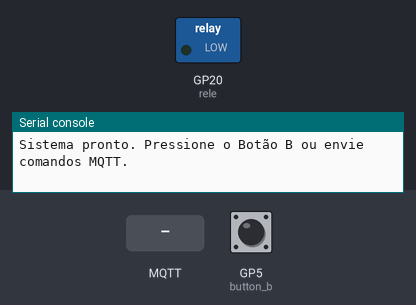
A program run on a simulated Raspberry Pi Pico running MicroPython. Parts: switched loads named in the program (green lamp = pin HIGH), the last lines printed to the serial console. Dashed ring = blinking. The inputs (shaded band) are chosen by the test bench; at power-on: GP5 (button_b) HIGH. WiFi joins after 1.5 s; no MQTT or app messages arrive unless stated.

Above: at 3.3 s.
3.4 s: GP5 (button_b) pulled LOW for 1 s
At 3.55 s:
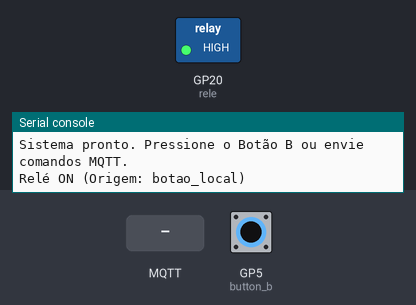
5.9 s: MQTT message "ON" arrives on the first subscribed topic
At 6.4 s:
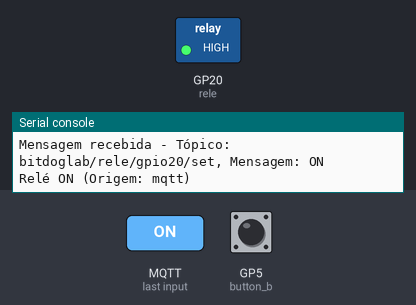
7.4 s: MQTT message "OFF" arrives on the first subscribed topic
At 8.6 s:
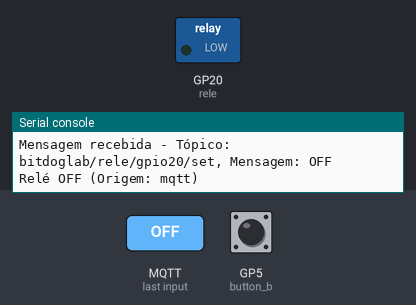
8.9 s: GP5 (button_b) pulled LOW for 0.15 s
At 9.9 s:
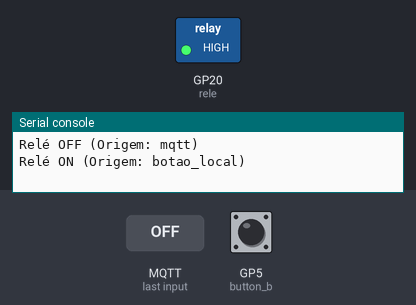
10.5 s: GP5 (button_b) pulled LOW for 3.2 s
At 10.92 s:
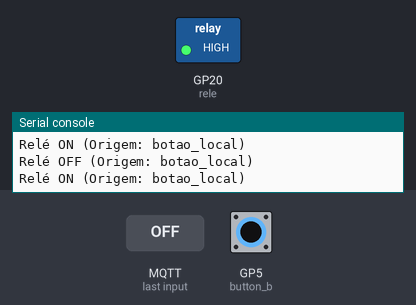
15.2 s: MQTT message "TOGGLE" arrives on the first subscribed topic
At 16.6 s:
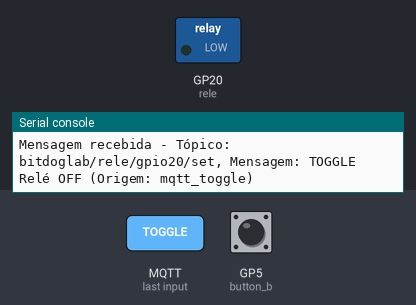
Timing chart, 0 to 17.7 s (numbered marks = the images above; inputs shaded):
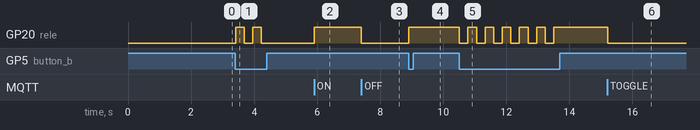

The program:

main.py
```python
# rele_mqtt_botao_b.py - Controle de Relé com Botão B e MQTT na BitDogLab

from machine import Pin
from umqtt.simple import MQTTClient
import network
import time
import json # Embora não estritamente necessário para comandos ON/OFF simples, pode ser útil para estados futuros

# --- Configurações do Usuário ---
WIFI_SSID = "SEU_NOME_DE_REDE_WIFI"
WIFI_PASSWORD = "SUA_SENHA_WIFI"

# Configurações do Broker MQTT
MQTT_BROKER = "ENDERECO_DO_SEU_BROKER_MQTT"  # Ex: "192.168.1.100" ou "test.mosquitto.org"
MQTT_PORT = 1883
MQTT_USER = "SEU_USUARIO_MQTT"  # Deixe em branco se não houver autenticação
MQTT_PASSWORD = "SUA_SENHA_MQTT" # Deixe em branco se não houver autenticação
MQTT_CLIENT_ID = "bitdoglab_sensor_temp_interna_pico"
MQTT_CLIENT_ID = "bitdoglab_rele_controller_b"

# Pinos (conforme informado pelo usuário)
PIN_BUTTON_B = 5
PIN_RELE = 20

# Tópicos MQTT
MQTT_TOPIC_RELE_STATE = "bitdoglab/rele/gpio20/state"    # Publica o estado atual (ON/OFF)
MQTT_TOPIC_RELE_COMMAND = "bitdoglab/rele/gpio20/set"  # Recebe comandos (ON/OFF)
MQTT_TOPIC_RELE_AVAILABILITY = "bitdoglab/rele/gpio20/status"
# --- Fim das Configurações do Usuário ---

# Configuração dos Pinos
button_b = Pin(PIN_BUTTON_B, Pin.IN, Pin.PULL_UP)
rele = Pin(PIN_RELE, Pin.OUT)

# Estado inicial e variáveis de controle
rele_estado_atual = 0  # 0 para OFF, 1 para ON
rele.value(rele_estado_atual)

last_button_press_time = 0
DEBOUNCE_MS = 250 # Aumentado um pouco para botões físicos

mqtt_client = None

def set_rele_state(novo_estado, origem="script"):
    global rele_estado_atual, mqtt_client
    rele_estado_atual = novo_estado
    rele.value(rele_estado_atual)
    estado_str = "ON" if rele_estado_atual == 1 else "OFF"
    print(f"Relé {estado_str} (Origem: {origem})")
    if mqtt_client:
        try:
            mqtt_client.publish(MQTT_TOPIC_RELE_STATE, estado_str.encode(), retain=True)
        except Exception as e:
            print(f"Erro ao publicar estado do relé: {e}")

def toggle_rele_local():
    novo_estado = 1 - rele_estado_atual
    set_rele_state(novo_estado, origem="botao_local")

def mqtt_callback(topic, msg, *args):
    global rele_estado_atual
    print(f"Mensagem recebida - Tópico: {topic.decode()}, Mensagem: {msg.decode()}")
    comando = msg.decode().upper()

    if topic.decode() == MQTT_TOPIC_RELE_COMMAND:
        if comando == "ON" and rele_estado_atual == 0:
            set_rele_state(1, origem="mqtt")
        elif comando == "OFF" and rele_estado_atual == 1:
            set_rele_state(0, origem="mqtt")
        elif comando == "TOGGLE":
             novo_estado = 1 - rele_estado_atual
             set_rele_state(novo_estado, origem="mqtt_toggle")
        else:
            print(f"Comando MQTT inválido ou estado já é {comando}")
    else:
        print(f"Mensagem recebida em tópico inesperado: {topic.decode()}")

def connect_wifi():
    wlan = network.WLAN(network.STA_IF)
    wlan.active(True)
    if not wlan.isconnected():
        print(f"Conectando à rede {WIFI_SSID}...")
        wlan.connect(WIFI_SSID, WIFI_PASSWORD)
        timeout_wifi = 0
        while not wlan.isconnected() and timeout_wifi < 20:
            print(".", end="")
            time.sleep(1)
            timeout_wifi += 1
        if wlan.isconnected():
            print(f"\nConectado ao Wi-Fi! IP: {wlan.ifconfig()[0]}")
            return True
        else:
            print("\nFalha ao conectar ao Wi-Fi.")
            return False
    print(f"Já conectado ao Wi-Fi. IP: {wlan.ifconfig()[0]}")
    return True

def connect_and_subscribe_mqtt():
    global mqtt_client
    mqtt_client = MQTTClient(MQTT_CLIENT_ID, MQTT_BROKER, port=MQTT_PORT, user=MQTT_USER, password=MQTT_PASSWORD)
    mqtt_client.set_callback(mqtt_callback)
    try:
        mqtt_client.connect()
        print(f"Conectado ao broker MQTT: {MQTT_BROKER}")
        mqtt_client.subscribe(MQTT_TOPIC_RELE_COMMAND)
        print(f"Inscrito no tópico de comando: {MQTT_TOPIC_RELE_COMMAND}")
        # Publica disponibilidade e estado inicial
        mqtt_client.publish(MQTT_TOPIC_RELE_AVAILABILITY, b"online", retain=True)
        initial_state_str = "ON" if rele_estado_atual == 1 else "OFF"
        mqtt_client.publish(MQTT_TOPIC_RELE_STATE, initial_state_str.encode(), retain=True)
        return True
    except OSError as e:
        print(f"Falha ao conectar ao broker MQTT: {e}")
        return False
    except Exception as e:
        print(f"Outro erro MQTT: {e}")
        return False

print("Iniciando controle de relé com Botão B e MQTT...")
print(f"Botão B (GPIO{PIN_BUTTON_B}), Relé (GPIO{PIN_RELE})")

if not connect_wifi():
    print("Não foi possível conectar ao Wi-Fi. Verifique as configurações e reinicie.")
    # Poderia tentar um soft reset ou entrar em modo de espera
else:
    if not connect_and_subscribe_mqtt():
        print("Não foi possível conectar ao MQTT. Verifique as configurações e reinicie.")
        # Poderia tentar um soft reset ou entrar em modo de espera
    else:
        print("Sistema pronto. Pressione o Botão B ou envie comandos MQTT.")

        while True:
            try:
                # Verifica botão B
                if button_b.value() == 0: # Botão pressionado (LOW)
                    current_time = time.ticks_ms()
                    if time.ticks_diff(current_time, last_button_press_time) > DEBOUNCE_MS:
                        last_button_press_time = current_time
                        toggle_rele_local()
                        # Pequena pausa para o usuário soltar o botão antes da próxima checagem
                        # e para evitar que o check_msg() seja chamado muitas vezes seguidas
                        # enquanto o botão está pressionado.
                        time.sleep_ms(DEBOUNCE_MS)

                # Verifica mensagens MQTT
                if mqtt_client:
                    mqtt_client.check_msg()

                time.sleep_ms(20) # Pequena pausa no loop

            except OSError as e:
                print(f"Erro de OSError no loop principal: {e}")
                print("Tentando reconectar ao MQTT...")
                time.sleep(5)
                if mqtt_client:
                    try:
                        mqtt_client.disconnect() # Tenta desconectar antes de reconectar
                    except: pass # Ignora erros na desconexão
                if not connect_and_subscribe_mqtt():
                    print("Falha ao reconectar ao MQTT. Reiniciando em 30s...")
                    time.sleep(30)
                    # machine.reset() # Descomente para reiniciar em caso de falha persistente
                else:
                    print("Reconectado ao MQTT com sucesso.")
            except Exception as e:
                print(f"Erro inesperado no loop principal: {e}")
                time.sleep(10)
                # machine.reset() # Descomente para reiniciar em caso de erro grave
```

Measured:
- after the input at 3.4 s, GP20 (rele): alternates HIGH for 0.27 s and LOW for 0.27 s, 4 changes in all, then stays LOW, starting at once
- after the input at 5.9 s, GP20 (rele): LOW → HIGH at once
- after the input at 7.4 s, GP20 (rele): HIGH → LOW at once
- after the input at 8.9 s, GP20 (rele): LOW → HIGH at once
- after the input at 10.5 s, GP20 (rele): alternates HIGH for 0.27 s and LOW for 0.27 s, 12 changes in all, then stays HIGH, starting at once
- after the input at 15.2 s, GP20 (rele): HIGH → LOW at once
